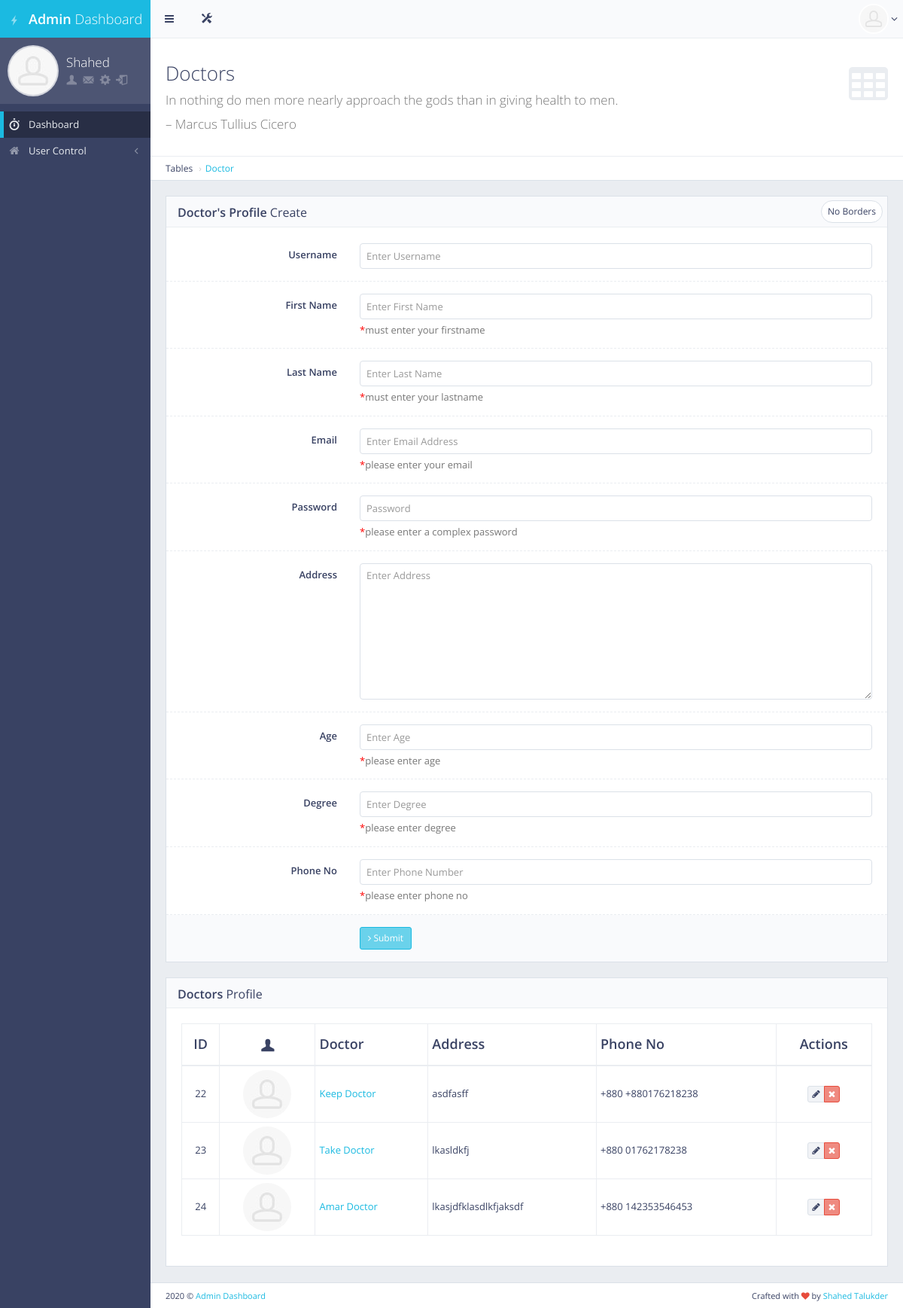
Page /crudDoctor/ (signed in) on the committed database.
### main/models.py (models this page shows, shortened)
class User(AbstractUser):
    is_patient = models.BooleanField(default=False)
    is_doctor = models.BooleanField(default=False)
    is_nurse = models.BooleanField(default=False)
    is_assistant = models.BooleanField(default=False)
    is_admin = models.BooleanField(default=False)
    is_registered = models.BooleanField(default=False)

class Doctor(models.Model):
    user = models.OneToOneField(User,on_delete=models.CASCADE,primary_key=True,related_name='doctoruser')
    user_name = models.CharField(max_length=50, blank=True, null=True)
    full_name = models.CharField(max_length=50, blank=True, null=True)
    address = models.CharField(max_length=500, blank=True, null=True)
    age = models.CharField(max_length=50, blank=True, null=True)
    degree = models.CharField(max_length=120,blank=True,null=True)
    phone_no = models.CharField(max_length=50, blank=True,null=True)
    class Meta:
        db_table = "doctor_info"

### frontend/views.py (the view, shortened to what this page needs)
# urls.py: path('crudDoctor/', views.crudDoctor, name="crudDoctor"),
def crudDoctor(request):
    if request.user.is_authenticated and request.user.is_superuser:
        doctor = Doctor.objects.all()
        context = {"title":"Manage Doctors","doc":doctor}
        return render(request, 'front/crud_doctor.html', context)
    else:
        return redirect('/')

### frontend/templates/front/crud_doctor.html (shortened to what this page needs)
{%extends 'front/base.html'%}
{%load static%}
{%block main_content%}
<div id="page-content">
    <div class="content-header">
        <div class="header-section">
            <h1>
                <i class="fa fa-table"></i>Doctors<br><small>In nothing do men more nearly approach the gods than in giving health to men.</small><br/><small>– Marcus Tullius Cicero</small>
            </h1>
        </div>
    </div>
    <ul class="breadcrumb breadcrumb-top">
        <li>Tables</li>
        <li><a href="">Doctor</a></li>
    </ul>
    <div class="row">
        <div class="col-md-12">
            <div class="block">
                <div class="block-title">
                    <div class="block-options pull-right">
                        <a href="javascript:void(0)" class="btn btn-alt btn-sm btn-default toggle-bordered enable-tooltip" data-toggle="button" title="" data-original-title="Toggles .form-bordered class">No Borders</a>
                    </div>
                    <h2><strong>Doctor's Profile</strong> Create</h2>
                </div>
                <form method="POST" class="form-horizontal form-bordered">
                    <div class="form-group">
                        <label class="col-md-3 control-label">Username</label>
                        <div class="col-md-9">
                            <input class="form-control" name="doctorUsername" id="username" placeholder="Enter Username" />
                        </div>
                    </div>
                    <div class="form-group">
                        <label class="col-md-3 control-label" for="example-text-input">First Name</label>
                        <div class="col-md-9">
                            <input type="text" id="firstname" name="doctorFirstname" class="form-control" placeholder="Enter First Name">
                            <span class="help-block"><span style="color:red">*</span>must enter your firstname</span>
                        </div>
                    </div>
                    <div class="form-group">
                        <label class="col-md-3 control-label" for="example-text-input">Last Name</label>
                        <div class="col-md-9">
                            <input type="text" id="lastname" name="doctorLastname" class="form-control" placeholder="Enter Last Name">
                            <span class="help-block"><span style="color:red">*</span>must enter your lastname</span>
                        </div>
                    </div>
                    <div class="form-group">
                        <label class="col-md-3 control-label" for="example-email-input">Email</label>
                        <div class="col-md-9">
                            <input type="email" id="email" name="doctorEmail" class="form-control" placeholder="Enter Email Address">
                            <span class="help-block"><span style="color:red">*</span>please enter your email</span>
                        </div>
                    </div>
                    <div class="form-group">
                        <label class="col-md-3 control-label" for="example-password-input">Password</label>
                        <div class="col-md-9">
                            <input type="password" id="password1" name="doctorPassword1" class="form-control" placeholder="Password">
                            <span class="help-block"><span style="color:red">*</span>please enter a complex password</span>
                        </div>
                    </div>
                    <div class="form-group">
                        <label class="col-md-3 control-label" for="example-textarea-input">Address</label>
                        <div class="col-md-9">
                            <textarea id="address" name="doctorAddress" rows="9" class="form-control" placeholder="Enter Address"></textarea>
                        </div>
                    </div>
                    <div class="form-group">
                        <label class="col-md-3 control-label" for="example-email-input">Age</label>
                        <div class="col-md-9">
                            <input type="text" id="age" name="doctorAge" class="form-control" placeholder="Enter Age">
                            <span class="help-block"><span style="color:red">*</span>please enter age</span>
                        </div>
                    </div>
                    <div class="form-group">
                        <label class="col-md-3 control-label" for="example-email-input">Degree</label>
                        <div class="col-md-9">
                            <input type="text" id="age" name="doctorDegree" class="form-control" placeholder="Enter Degree">
                            <span class="help-block"><span style="color:red">*</span>please enter degree</span>
                        </div>
                    </div>
                    <div class="form-group">
                        <label class="col-md-3 control-label" for="example-email-input">Phone No</label>
                        <div class="col-md-9">
                            <input type="text" id="email" name="doctorPhoneno" class="form-control" placeholder="Enter Phone Number">
                            <span class="help-block"><span style="color:red">*</span>please enter phone no</span>
                        </div>
                    </div>
                    <div class="form-group form-actions">
                        <div class="col-md-9 col-md-offset-3">
                            <button type="submit" class="btn btn-sm btn-primary"><i class="fa fa-angle-right"></i> Submit</button>
                        </div>
                    </div>
                </form>
            </div>
        </div>
    </div>
    <div class="block full">
        <div class="block-title">
            <h2><strong>Doctors</strong> Profile</h2>
        </div>
        <div class="table-responsive">
            <table id="example-datatable" class="table table-vcenter table-condensed table-bordered">
                <thead>
                    <tr>
                        <th class="text-center">ID</th>
                        <th class="text-center"><i class="gi gi-user"></i></th>
                        <th>Doctor</th>
                        <th>Address</th>
                        <th>Phone No</th>
                        <th class="text-center">Actions</th>
                    </tr>
                </thead>
                <tbody>
                    {%for i in doc%}
                    <tr>
                        <td class="text-center">{{i.user.id}}</td>
                        <td class="text-center"><img src="{%static 'front/'%}img/placeholders/avatars/avatar15.jpg" alt="avatar" class="img-circle"></td>
                        <td><a href="javascript:void(0)">{{i.full_name | title}}</a></td>
                        <td>{{i.address}}</td>
                        <td><span class="text-center">+880 {{i.phone_no}}</span></td>
                        <td class="text-center">
                            <div class="btn-group">
                                <a href="{% url 'edit_doctor' id=i.pk %}" data-toggle="tooltip" title="Edit" class="btn btn-xs btn-default"><i class="fa fa-pencil"></i></a>
                                <a href="{% url 'delete_doctor' id=i.pk %}" data-toggle="tooltip" title="Delete" class="btn btn-xs btn-danger"><i class="fa fa-times"></i></a>
                            </div>
                        </td>
                    </tr>
                    {%endfor%}
                </tbody>
            </table>
        </div>
    </div>
</div>
{%endblock main_content%}

### frontend/templates/front/base.html (shortened to what this page needs)
<!DOCTYPE html> {%load static%}
<html class="no-js" lang="en">
<head>
    <link rel="stylesheet" href="{% static 'front/' %}css/bootstrap.min.css">
    <link rel="stylesheet" href="{% static 'front/' %}css/plugins.css">
    <link rel="stylesheet" href="{% static 'front/' %}css/main.css">
    <link rel="stylesheet" href="{% static 'front/' %}css/themes.css">
</head>
<body>
    <div id="page-wrapper">
        <div id="page-container" class="sidebar-partial sidebar-visible-lg sidebar-no-animations">
            <div id="sidebar">
                <div id="sidebar-scroll">
                    <div class="sidebar-content">
                        <a href="/" class="sidebar-brand">
                            {%if user.is_superuser%}
                                <i class="gi gi-flash"></i><span class="sidebar-nav-mini-hide"><strong>Admin </strong>Dashboard</span>
                            {%elif user.is_doctor%}
                                <i class="gi gi-flash"></i><span class="sidebar-nav-mini-hide"><strong>Doc </strong>Dashboard</span>
                            {%elif user.is_assistant%}
                                <i class="gi gi-flash"></i><span class="sidebar-nav-mini-hide"><strong>Assist. </strong>Dashboard</span>
                            {%endif%}
                        </a>
                        <div class="sidebar-section sidebar-user clearfix sidebar-nav-mini-hide">
                            <div class="sidebar-user-avatar">
                                <a href="page_ready_user_profile.html">
                                    <img src="{% static 'front/' %}img/placeholders/avatars/avatar2.jpg" alt="avatar">
                                </a>
                            </div>
                            <div class="sidebar-user-name">{{user.first_name | title}}</div>
                            <div class="sidebar-user-links">
                                <a href="page_ready_user_profile.html" data-toggle="tooltip" data-placement="bottom" title="Profile"><i class="gi gi-user"></i></a>
                                <a href="page_ready_inbox.html" data-toggle="tooltip" data-placement="bottom" title="Messages"><i class="gi gi-envelope"></i></a>
                                <a href="javascript:void(0)" class="enable-tooltip" data-placement="bottom" title="Settings" onclick="$('#modal-user-settings').modal('show');"><i class="gi gi-cogwheel"></i></a>
                                <a href="/logout" data-toggle="tooltip" data-placement="bottom" title="Logout"><i class="gi gi-exit"></i></a>
                            </div>
                        </div>
                        <ul class="sidebar-nav">
                            <li>
                                <a href="/" class=" active"><i class="gi gi-stopwatch sidebar-nav-icon"></i><span class="sidebar-nav-mini-hide">Dashboard</span></a>
                            </li>
                            <li>
                                {%if user.is_superuser%}
                                <a href="#" class="sidebar-nav-menu"><i class="fa fa-angle-left sidebar-nav-indicator sidebar-nav-mini-hide"></i><i class="fa fa-home sidebar-nav-icon"></i><span class="sidebar-nav-mini-hide">User Control</span></a>
                                {%endif%}
                            </li>
                        </ul>
                    </div>
                </div>
            </div>
            <div id="main-container">
                <header class="navbar navbar-default">
                    <ul class="nav navbar-nav-custom">
                        <li>
                            <a href="javascript:void(0)" onclick="App.sidebar('toggle-sidebar');this.blur();">
                                <i class="fa fa-bars fa-fw"></i>
                            </a>
                        </li>
                        <li class="dropdown">
                            <a href="javascript:void(0)" class="dropdown-toggle" data-toggle="dropdown">
                                <i class="gi gi-settings"></i>
                            </a>
                        </li>
                    </ul>
                    <ul class="nav navbar-nav-custom pull-right">
                        <li class="dropdown">
                            <a href="javascript:void(0)" class="dropdown-toggle" data-toggle="dropdown">
                                <img src="{% static 'front/' %}img/placeholders/avatars/avatar2.jpg" alt="avatar"> <i class="fa fa-angle-down"></i>
                            </a>
                        </li>
                    </ul>
                </header>
                {%block main_content%}{%endblock main_content%}
                <footer class="clearfix">
                    <div class="pull-right">
                        Crafted with <i class="fa fa-heart text-danger"></i> by <a href="http://facebook.com/shahed.talukder32" target="_blank">Shahed Talukder</a>
                    </div>
                    <div class="pull-left">
                        <span><script>document.write(new Date().getFullYear())</script></span> &copy; <a href="#" target="_blank">Admin Dashboard</a>
                    </div>
                </footer>
            </div>
        </div>
    </div>
</body>
</html>

### rows in the picture
User: first_name "Shahed"
Doctor: user.id "22", full_name "Keep Doctor", address "asdfasff", phone_no "+880176218238"
Doctor: user.id "23", full_name "Take Doctor", address "lkasldkfj", phone_no "01762178238"
Doctor: user.id "24", full_name "Amar Doctor", address "lkasjdfklasdlkfjaksdf", phone_no "142353546453"
